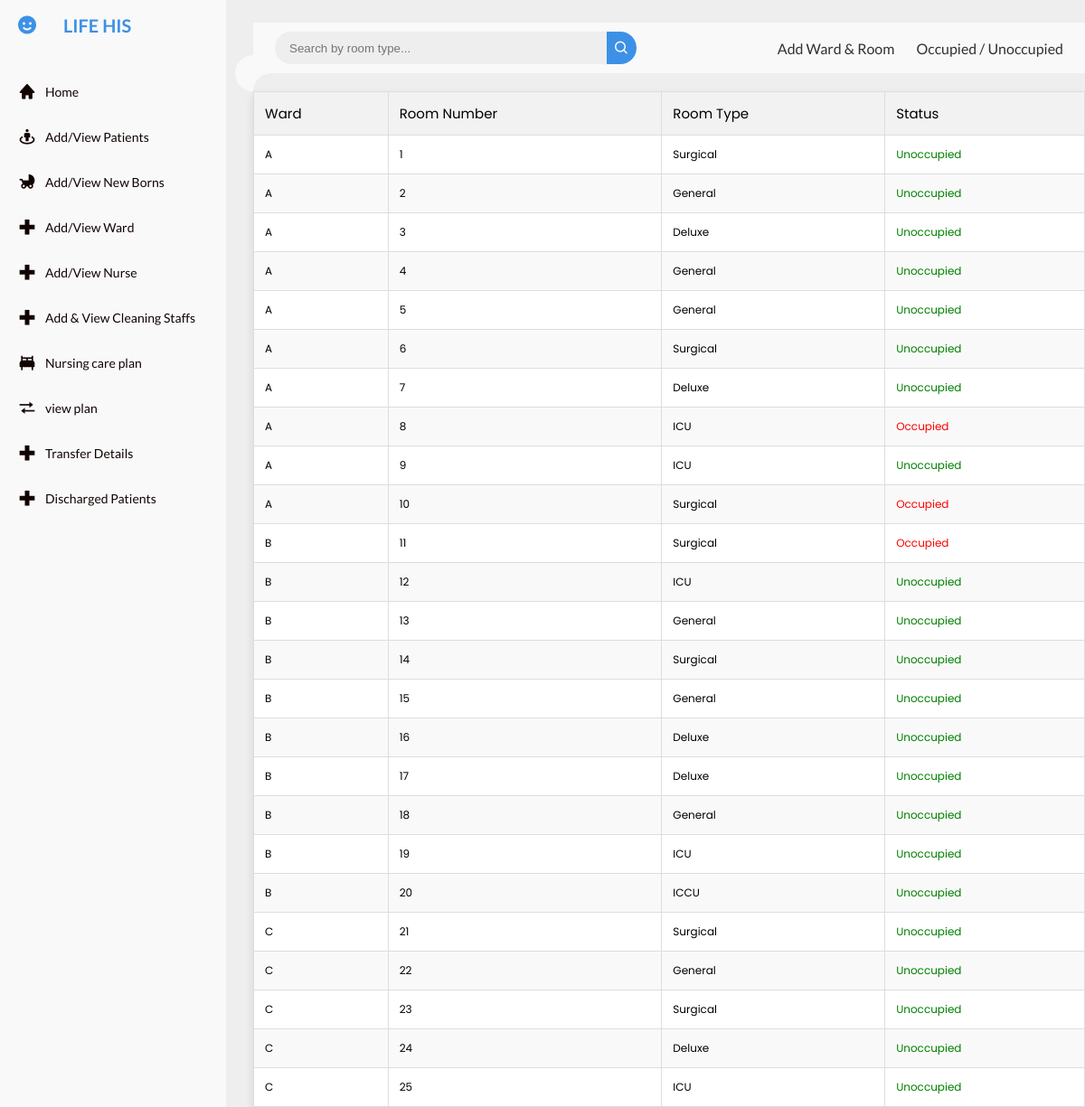
Screenshot of /viewward/ with the database file from the repository.
### hme/models.py (models this page shows, shortened)
class Ward(models.Model):
    ward = models.CharField(max_length=2)
    roomno = models.CharField(max_length=4, unique=True)
    roomtype = models.CharField(max_length=15)

### hme/views.py (the view)
# urls.py: path('viewward/',views.viewward,name='viewward'),
def viewward(request):
    status = request.GET.get('status', None)
    all_patients = Inpatients.objects.all()
    inpatients = all_patients.filter(status='Active').values_list('roomno_id', flat=True)
    wards = Ward.objects.all()
    unoccupied_rooms = wards.exclude(id__in=inpatients).order_by('-pk')
    occupied_rooms = wards.filter(id__in=inpatients).order_by('-pk')
    if request.method == 'POST':
        query = request.POST.get('value', '')
        if query:
            wards = wards.filter(roomtype__icontains=query)
    if status == 'occupied':
        wards = occupied_rooms
    elif status == 'unoccupied':
        wards = unoccupied_rooms
    ward_statuses = []
    for ward in wards:
        ward_info = {
            'ward': ward.ward,
            'roomno': ward.roomno,
            'roomtype': ward.roomtype,
            'status': 'occupied' if ward.id in inpatients else 'unoccupied'
        }
        ward_statuses.append(ward_info)
    return render(request, "viewward.html", {
        'wards': wards,
        'unoccupied_rooms': unoccupied_rooms,
        'occupied_rooms': occupied_rooms,
        'ward_statuses': ward_statuses,
    })

### templates/viewward.html (shortened to what this page needs)
{% extends 'base.html' %}
{% block content %}
<nav>
    <form method="post" action="{% url 'viewward' %}">
        <div class="form-input">
            <input type="text" name="value" id="search" placeholder="Search by room type...">
            <button type="submit" class="search-btn"><i class='bx bx-search'></i></button>
        </div>
    </form>
    <a href="{% url 'addbed' %}" class="nav-link">Add Ward & Room</a>
    <div class="filter-options">
        <a href="{% url 'viewward' %}?status=occupied" class="nav-link">Occupied</a>
        <a href="">/</a>
        <a href="{% url 'viewward' %}?status=unoccupied" class="nav-link">Unoccupied</a>
    </div>
</nav>
<table>
    <thead>
        <tr>
            <th>Ward</th>
            <th>Room Number</th>
            <th>Room Type</th>
            <th>Status</th>
        </tr>
    </thead>
    <tbody>
        {% for ward_info in ward_statuses %}
    <tr>
        <td>{{ ward_info.ward }}</td>
        <td>{{ ward_info.roomno }}</td>
        <td>{{ ward_info.roomtype }}</td>
        <td class="{% if ward_info.status == 'occupied' %}occupied{% else %}unoccupied{% endif %}">
            {% if ward_info.status == 'occupied' %}
                Occupied
            {% else %}
                Unoccupied
            {% endif %}
        </td>
    </tr>
{% endfor %}
    </tbody>
</table>
{% endblock %}

### templates/base.html (style rules this page uses)
* { margin: 0; padding: 0; box-sizing: border-box; }
a { text-decoration: none; }
:root { --poppins: 'Poppins', sans-serif; --lato: 'Lato', sans-serif; --light: #F9F9F9; --blue: #3C91E6; --light-blue: #CFE8FF; --grey: #eee; --dark-grey: #AAAAAA; --dark: #342E37; --red: #DB504A; --yellow: #FFCE26; --light-yellow: #FFF2C6; --orange: #FD7238; --light-orange: #FFE0D3; }
html { overflow-x: hidden; }
body { background: var(--grey); overflow-x: hidden; }
#content nav { height: 56px; background: var(--light); padding: 0 24px; display: flex; align-items: center; grid-gap: 24px; font-family: var(--lato); position: sticky; top: 0; left: 0; z-index: 1000; }
#content nav::before { content: ''; position: absolute; width: 40px; height: 40px; bottom: -40px; left: 0; border-radius: 50%; box-shadow: -20px -20px 0 var(--light); }
#content nav a { color: var(--dark); }
#content nav .nav-link { font-size: 16px; transition: .3s ease; }
#content nav form { max-width: 400px; width: 100%; margin-right: auto; }
#content nav form .form-input { display: flex; align-items: center; height: 36px; }
#content nav form .form-input input { flex-grow: 1; padding: 0 16px; height: 100%; border: none; background: var(--grey); border-radius: 36px 0 0 36px; outline: none; width: 100%; color: var(--dark); }
#content nav form .form-input button { width: 36px; height: 100%; display: flex; justify-content: center; align-items: center; background: var(--blue); color: var(--light); font-size: 18px; border: none; outline: none; border-radius: 0 36px 36px 0; cursor: pointer; }

### templates/viewward.html (style rules this page uses)
body { font-family: 'Poppins', sans-serif; }
table { width: 100%; border-collapse: collapse; margin-top: 20px; background-color: #fff; box-shadow: 0 5px 10px rgba(0, 0, 0, 0.1); }
th, td { border: 1px solid #ddd; padding: 12px; text-align: left; }
th { background-color: #f2f2f2; font-size: 15px; font-weight: 400; }
tr:nth-child(even) { background-color: #f9f9f9; }
td { font-size: 12px; }
nav { height: 56px; background: #fbfcfe; padding: 0 24px; display: flex; align-items: center; grid-gap: 24px; font-family: 'Poppins', sans-serif; position: sticky; top: 0; left: 0; z-index: 1000; }
nav::before { content: ''; position: absolute; width: 40px; height: 40px; bottom: -40px; left: 0; border-radius: 50%; box-shadow: -20px -20px 0 #fbfcfe; }
nav a { color: #333; }
nav .nav-link { font-size: 16px; transition: .3s ease; }
nav form { max-width: 400px; width: 100%; margin-right: auto; }
nav form .form-input { display: flex; align-items: center; height: 36px; }
nav form .form-input input { flex-grow: 1; padding: 0 16px; height: 100%; border: none; background: #f2f2f2; border-radius: 36px 0 0 36px; outline: none; width: 100%; color: #333; }
nav form .form-input button { width: 36px; height: 100%; display: flex; justify-content: center; align-items: center; background: #4070f4; color: #fff; font-size: 18px; border: none; outline: none; border-radius: 0 36px 36px 0; cursor: pointer; }
.occupied { color: red; }
.unoccupied { color: green; }

### rows the page displays
Ward: roomtype "Surgical"
Ward: roomtype "General"
Ward: roomtype "Deluxe"
Ward: roomtype "General"
Ward: roomtype "General"
Ward: roomtype "Surgical"
Ward: roomtype "Deluxe"
Ward: roomtype "ICU"
Ward: roomtype "ICU"
Ward: roomno "10", roomtype "Surgical"
Ward: roomno "11", roomtype "Surgical"
Ward: roomno "12", roomtype "ICU"
Ward: roomno "13", roomtype "General"
Ward: roomno "14", roomtype "Surgical"
Ward: roomno "15", roomtype "General"
Ward: roomno "16", roomtype "Deluxe"
Ward: roomno "17", roomtype "Deluxe"
Ward: roomno "18", roomtype "General"
Ward: roomno "19", roomtype "ICU"
Ward: roomno "20", roomtype "ICCU"
Ward: roomno "21", roomtype "Surgical"
Ward: roomno "22", roomtype "General"
Ward: roomno "23", roomtype "Surgical"
Ward: roomno "24", roomtype "Deluxe"
Ward: roomno "25", roomtype "ICU"

### other values shown
{{ ward_info.ward }} "A" "A" "A" "A" "A" "A" "A" "A" "A" "A" "B" "B" "B" "B" "B" "B" "B" "B" "B" "B" "C" "C" "C" "C" "C"
{{ ward_info.roomno }} "1" "2" "3" "4" "5" "6" "7" "8" "9"
